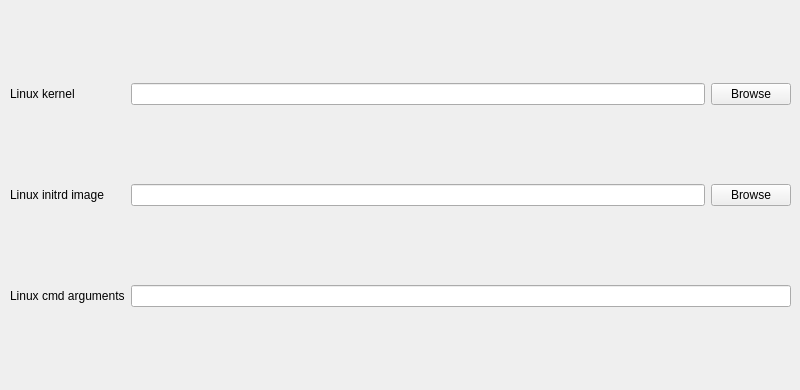
   <widget class="QWidget" name="tab_7">
    <attribute name="title">
     <string>Linux</string>
    </attribute>
    <widget class="QWidget" name="gridLayoutWidget_6">
     <property name="geometry">
      <rect>
       <x>10</x>
       <y>10</y>
       <width>781</width>
       <height>371</height>
      </rect>
     </property>
     <layout class="QGridLayout" name="gridLayout_6">
      <item row="1" column="1">
       <widget class="QLineEdit" name="lineEdit_6"/>
      </item>
      <item row="0" column="2">
       <widget class="QPushButton" name="pushButton_5">
        <property name="text">
         <string>Browse</string>
        </property>
       </widget>
      </item>
      <item row="0" column="1">
       <widget class="QLineEdit" name="lineEdit_5"/>
      </item>
      <item row="1" column="0">
       <widget class="QLabel" name="label_14">
        <property name="text">
         <string>Linux initrd image</string>
        </property>
       </widget>
      </item>
      <item row="1" column="2">
       <widget class="QPushButton" name="pushButton_6">
        <property name="text">
         <string>Browse</string>
        </property>
       </widget>
      </item>
      <item row="0" column="0">
       <widget class="QLabel" name="label_13">
        <property name="text">
         <string>Linux kernel</string>
        </property>
       </widget>
      </item>
      <item row="2" column="0">
       <widget class="QLabel" name="label_15">
        <property name="text">
         <string>Linux cmd arguments</string>
        </property>
       </widget>
      </item>
      <item row="2" column="1" colspan="2">
       <widget class="QLineEdit" name="lineEdit_7"/>
      </item>
     </layout>
    </widget>
   </widget>
